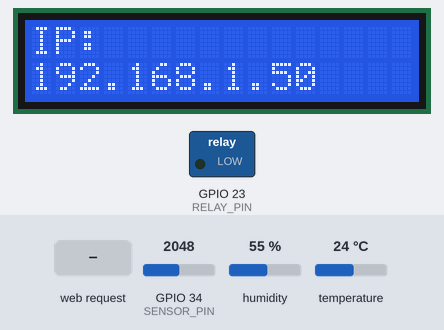
Simulated run of this sketch. Board: ESP32. On the bench: 16×2 character LCD, switched loads named in the sketch (green lamp = pin HIGH). The inputs (shaded band) are chosen by the test bench; at power-on: GPIO 34 (SENSOR_PIN) = 2048, temperature 24 °C, humidity 55 %. WiFi joins after 1.5 s; servers stay silent unless stated; what the sketch prints to the serial monitor is not drawn.

Above: at 5.9 s.
6.0 s: HTTP request GET /relay/on received
At 19.92 s:
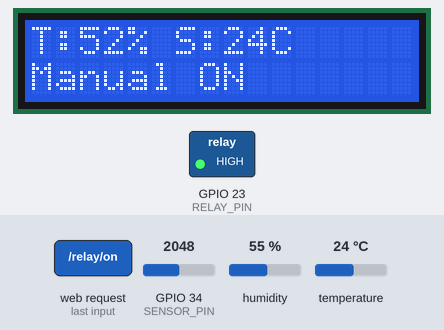
20.0 s: HTTP request GET /relay/off received
At 22.9 s:
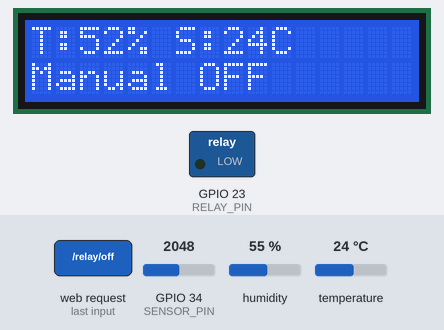
23.3 s: HTTP request GET /relay/auto received
At 24.6 s:
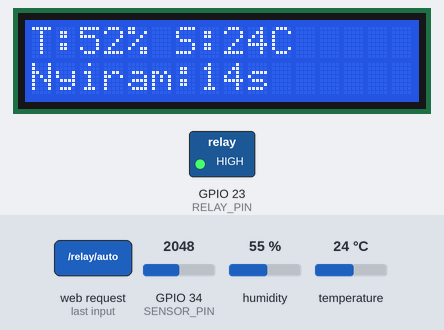
31.3 s: GPIO 34 (SENSOR_PIN) set to 1800
At 33.2 s:
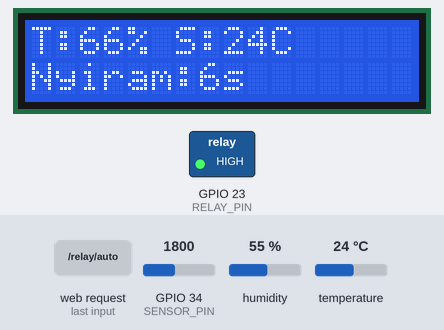
39.8 s: GPIO 34 (SENSOR_PIN) set to 1691
At 40.5 s:
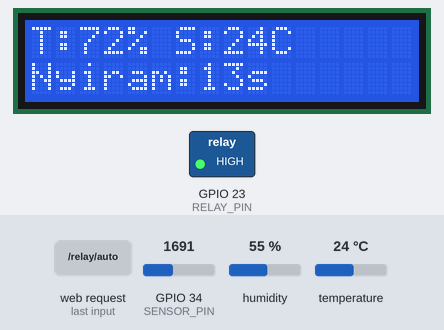
43.3 s: temperature set to 33 °C
At 54.6 s:
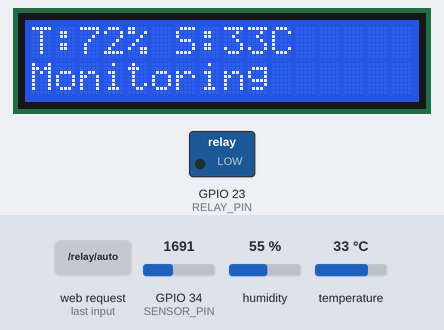
Timing chart, 0 to 56.1 s (numbered marks = the images above; inputs shaded):
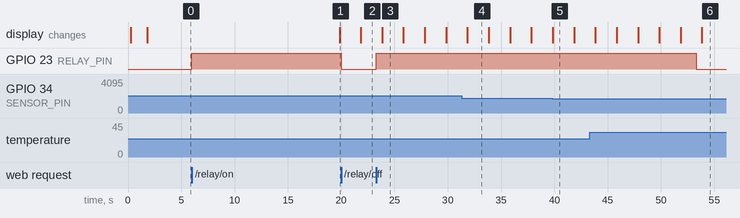

The sketch:

monitoring_air.ino
```cpp
#include <WiFi.h>
#include <WebServer.h>
#include <Wire.h>
#include <LiquidCrystal_I2C.h>
#include <DHT.h> // Tambahan Library DHT22
#include "config.h"

// ===== WIFI =====
const char* ssid = "WIFI_SSID";
const char* password = "WIFI_PASSWORD";

// ===== SERVER =====
WebServer server(80);

// ===== PIN =====
#define SENSOR_PIN 34
#define RELAY_PIN 23
#define DHTPIN 4      // Gunakan Pin 4 (GPIO 4) untuk Data DHT22
#define DHTTYPE DHT22 // Tipe Sensor

// Banyak modul relay bekerja active LOW
#define RELAY_ON HIGH
#define RELAY_OFF LOW

// ===== KOMPONEN =====
LiquidCrystal_I2C lcd(0x27, 16, 2);
DHT dht(DHTPIN, DHTTYPE);

// ===== VAR SENSOR =====
int kelembabanTanah = 0;
float suhu = 0.0;
float kelembabanUdara = 0.0;

String statusTanah = "";
String statusSuhu = "";
String statusPompa = "Monitoring";

// ===== MODE POMPA & TIMER =====
bool manualMode = false;
bool manualRelayState = false;

bool isWatering = false;
unsigned long wateringEndTime = 0;
unsigned long lastUpdate = 0; // Timer pengganti delay() di void loop

// ===== KALIBRASI & BATAS =====
int nilaiKering = 3000;
int nilaiBasah = 1200;
float batasSuhuPanas = 30.0;

// ===== TIMER INIT =====
unsigned long startTime;
bool systemReady = false;
String ipAddress = "";

// ===== API (DIUPDATE UNTUK FLUTTER) =====
void handleData() {
  String json = "{";
  json += "\"kelembaban_tanah\":" + String(kelembabanTanah) + ",";
  json += "\"suhu\":" + String(suhu, 1) + ",";
  json += "\"kelembaban_udara\":" + String(kelembabanUdara, 1) + ",";
  json += "\"status_tanah\":\"" + statusTanah + "\",";
  json += "\"status_suhu\":\"" + statusSuhu + "\",";
  json += "\"status_pompa\":\"" + statusPompa + "\",";
  json += "\"mode\":\"" + String(manualMode ? "Manual" : "Otomatis") + "\",";
  json += "\"status_alat\":\"Online\",";
  json += "\"ip\":\"" + ipAddress + "\"";
  json += "}";

  server.send(200, "application/json", json);
}

void handleRelayOn() {
  manualMode = true;
  manualRelayState = true;
  digitalWrite(RELAY_PIN, RELAY_ON);
  statusPompa = "Manual ON";
  server.send(200, "text/plain", "Relay ON");
}

void handleRelayOff() {
  manualMode = true;
  manualRelayState = false;
  digitalWrite(RELAY_PIN, RELAY_OFF);
  statusPompa = "Manual OFF";
  server.send(200, "text/plain", "Relay OFF");
}

void handleRelayAuto() {
  manualMode = false;
  isWatering = false; // Reset state timer
  digitalWrite(RELAY_PIN, RELAY_OFF);
  statusPompa = "Monitoring";
  server.send(200, "text/plain", "Mode Otomatis");
}

// ===== SETUP =====
void setup() {
  pinMode(RELAY_PIN, OUTPUT);
  digitalWrite(RELAY_PIN, RELAY_OFF);
  delay(200);

  Serial.begin(115200);

  lcd.init();
  lcd.backlight();
  dht.begin(); // Inisialisasi DHT22

  // ===== WIFI =====
  lcd.setCursor(0, 0);
  lcd.print("Connecting WiFi");

  WiFi.begin(ssid, password);
  while (WiFi.status() != WL_CONNECTED) {
    delay(500);
  }

  ipAddress = WiFi.localIP().toString();

  lcd.clear();
  lcd.setCursor(0, 0);
  lcd.print("IP:");
  lcd.setCursor(0, 1);
  lcd.print(ipAddress);

  delay(3000);

  // ===== ROUTES =====
  server.on("/data", handleData);
  server.on("/relay/on", handleRelayOn);
  server.on("/relay/off", handleRelayOff);
  server.on("/relay/auto", handleRelayAuto);

  server.begin();
  startTime = millis();
}

// ===== LOOP =====
void loop() {
  server.handleClient();

  // ===== INIT DELAY 15 DETIK =====
  if (!systemReady) {
    if (millis() - startTime < 15000) {
      return; // Tunggu sensor stabil
    } else {
      systemReady = true;
      lcd.clear();
    }
  }

  // ===== BACA SENSOR & UPDATE LCD SETIAP 2 DETIK =====
  if (millis() - lastUpdate >= 2000 && systemReady) {
    lastUpdate = millis();

    // 1. Baca Soil Moisture
    int nilaiAnalog = analogRead(SENSOR_PIN);
    kelembabanTanah = map(nilaiAnalog, nilaiKering, nilaiBasah, 0, 100);
    kelembabanTanah = constrain(kelembabanTanah, 0, 100);

    // 2. Baca Suhu DHT22
    float h = dht.readHumidity();
    float t = dht.readTemperature();
    if (!isnan(h) && !isnan(t)) {
      kelembabanUdara = h;
      suhu = t;
    }

    // 3. Status Tanah
    if (kelembabanTanah < 40) {
      statusTanah = "Kering";
    } else if (kelembabanTanah < 70) {
      statusTanah = "Lembab"; // Sesuai aturan baru
    } else {
      statusTanah = "Basah";
    }

    // 4. Status Suhu
    if (suhu > batasSuhuPanas) {
      statusSuhu = "Panas";
    } else {
      statusSuhu = "Normal";
    }

    // 5. Update LCD (Baris 1: Tanah & Suhu)
    lcd.setCursor(0, 0);
    lcd.print("T:"); lcd.print(kelembabanTanah); lcd.print("% ");
    lcd.print("S:"); lcd.print(suhu, 0); lcd.print("C  ");

    // Baris 2: Status Pompa
    lcd.setCursor(0, 1);
    lcd.print(statusPompa);
    lcd.print("                "); // Clear sisa karakter

    // 6. Debug Serial
    Serial.println("Soil: " + String(kelembabanTanah) + "% (" + statusTanah + ")");
    Serial.println("Suhu: " + String(suhu) + "C (" + statusSuhu + ")");
    Serial.println("Pompa: " + statusPompa);
    Serial.println("--------------------");
  }

  // ===== LOGIKA OTOMATISASI PENYIRAMAN =====
  if (manualMode) {
    // Mode Manual Overide
    if (manualRelayState) {
      digitalWrite(RELAY_PIN, RELAY_ON);
      statusPompa = "Manual ON";
    } else {
      digitalWrite(RELAY_PIN, RELAY_OFF);
      statusPompa = "Manual OFF";
    }
  } else {
    // Mode Otomatis
    if (!isWatering) {
      unsigned long durasiSiram = 0;

      // ATURAN PENYIRAMAN BARU
      if (statusTanah == "Kering" && statusSuhu == "Panas") durasiSiram = 60000;
      else if (statusTanah == "Kering" && statusSuhu == "Normal") durasiSiram = 40000;
      else if (statusTanah == "Lembab" && statusSuhu == "Panas") durasiSiram = 30000;
      else if (statusTanah == "Lembab" && statusSuhu == "Normal") durasiSiram = 15000;
      // Kategori Basah otomatis 0 (tidak masuk if)

      if (durasiSiram > 0) {
        isWatering = true;
        wateringEndTime = millis() + durasiSiram;
        digitalWrite(RELAY_PIN, RELAY_ON);
      } else {
        digitalWrite(RELAY_PIN, RELAY_OFF);
        statusPompa = "Monitoring";
      }
    } else {
      // Sedang dalam proses menyiram
      if (millis() >= wateringEndTime) {
        isWatering = false;
        digitalWrite(RELAY_PIN, RELAY_OFF);
        statusPompa = "Monitoring";
      } else {
        // Tampilkan sisa detik di LCD dan API
        unsigned long sisaDetik = (wateringEndTime - millis()) / 1000;
        statusPompa = "Nyiram:" + String(sisaDetik) + "s";
      }
    }
  }
}
```

config.example.h
```cpp
#define WIFI_SSID "NAMA_WIFI"
#define WIFI_PASSWORD "PASSWORD_WIFI"
```

Measured:
- after the input at 6.0 s, GPIO 23 (RELAY_PIN): LOW → HIGH after 0.00 s instead of 13.8 s; the display: changes after 13.8 s (image 1)
- after the input at 20.0 s, GPIO 23 (RELAY_PIN): HIGH → LOW at once; the display: changes after 1.8 s (image 2)
- after the input at 23.3 s, GPIO 23 (RELAY_PIN): LOW → HIGH at once; the display: changes after 0.55 s (image 3)
- what the display in image 3 shows lasts 2.0 s, from 23.8 s to 25.8 s
